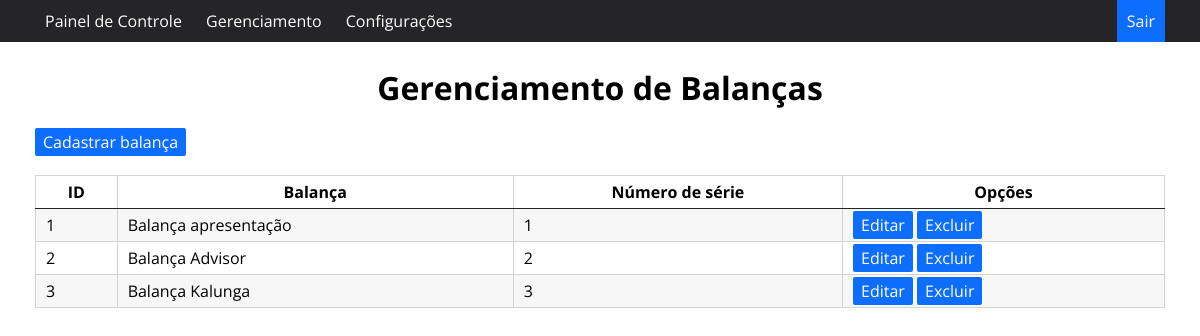
/gerenciamentobalancas (signed in), run on an earlier commit of the app's database.
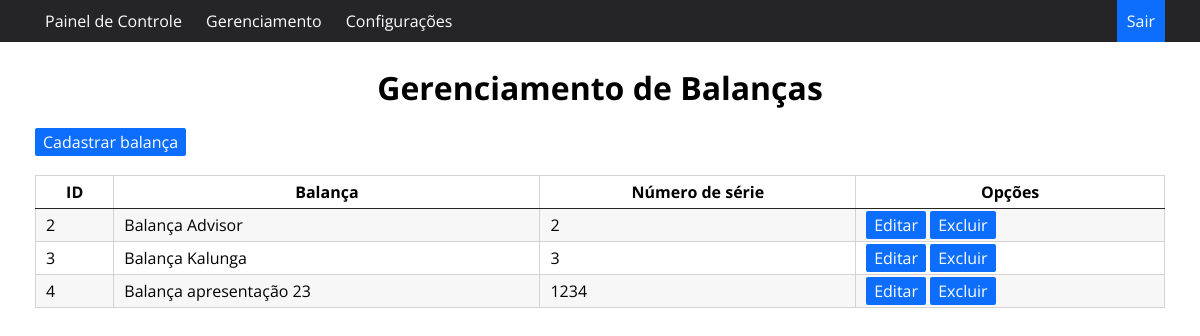
And on a later commit of the database.
### app.py (models this page shows, shortened)
class Balanca(db.Model):
    id = db.Column('id', Integer, primary_key=True, autoincrement=True)
    datainsercao = db.Column('datainsercao', String(255), nullable=False)
    balanca = db.Column('balanca', String(255), nullable=False)
    nserie = db.Column('nserie', Integer)

### app.py (the view)
@app.route('/gerenciamentobalancas', methods=['GET', 'POST'])
def gerenciamentobalancas():
    if esta_logado():
        balancas = Balanca.query.all()
        return render_template('gerenciamentobalancas.html', balancas=balancas)
    else:
        return redirect(url_for('index'))

### app.py (called while the page is built)
def esta_logado():
    print(logado)
    if logado:
        return True
    else:
        return False

### templates/gerenciamentobalancas.html
{% extends "template.html" %}
{% block conteudo %}
    <br>
    <br>
    <br>
    <h1>Gerenciamento de Balanças</h1>
    <br>
    <a href="/cadastrarbalanca" class="btn btn-success" id="btn_prin">Cadastrar balança</a>
    <br>
    <br>
    <table>
    <thead>
        <tr>
            <th>ID</th>
            <th>Balança</th>
            <th>Número de série</th>
            <th>Opções</th>
        </tr>
    </thead>
    <tbody>
    {% for balanca in balancas %}
        <tr>
            <td>{{ balanca.id }}</td>
            <td>{{ balanca.balanca }}</td>
            <td>{{ balanca.nserie }}</td>
            <td>
                <a href="/editarbalanca/{{ balanca.id }}" class="btn" methods="GET">Editar</a>
                <a href="/excluirbalanca/{{ balanca.id }}" class="btn">Excluir</a>
            </td>
        </tr>
    {% endfor %}
    </tbody>
</table>
{% endblock %}

What changed in the data, as far as the page shows it:
removed Balanca: id "1", balanca "Balança apresentação", nserie "1"
added Balanca: id "4", balanca "Balança apresentação 23", nserie "1234"
